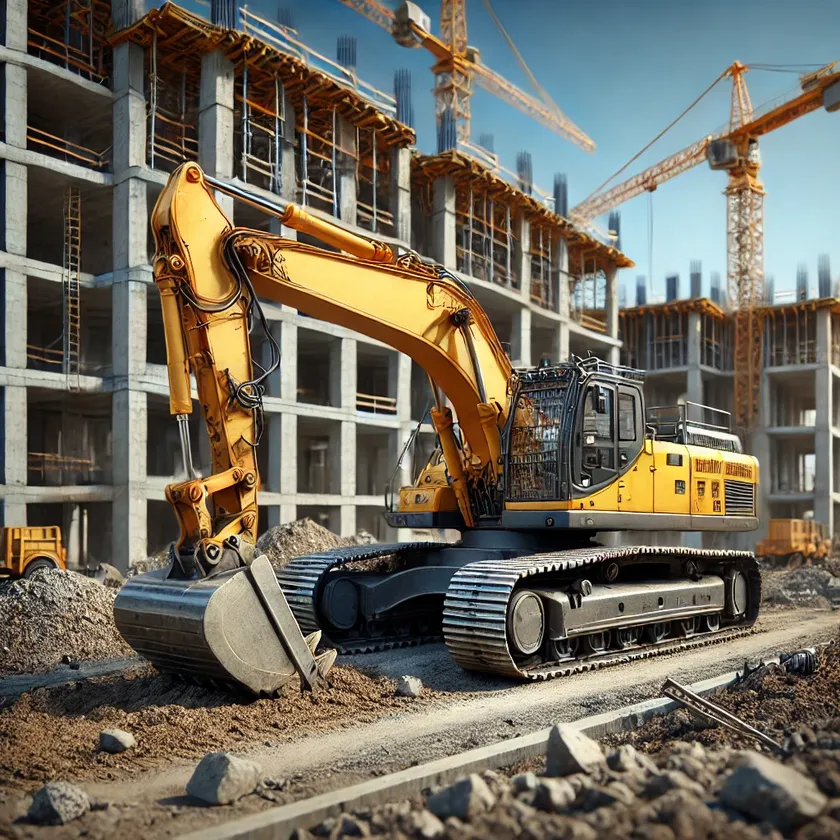
#> input picture hw_2/DALL_1.webp, 840 x 840 px, shrunk from 1024 x 1024 before the run, found by its file name
$ python num_hw_2.py
#> lines starting #> are read from the running program, lines starting #| are printed output that depends on the picture
# -*- coding: utf-8 -*-
"""num_hw_2.ipynb

Automatically generated by Colab.

Original file is located at
    https://colab.research.google.com/drive/16KWJsi40RsdEIml3wKm6Ax_tWmvs519A

Необхідні бібліотеки:
"""

import matplotlib.pyplot as plt
import matplotlib.image as mpimg

"""2. Виведіть зображення в Colab за допомогою функції imread з бібліотеки matplotlib."""

# Завантаження та показ зображення

images = ['/content/DALL_1.webp', '/content/DALL_2.webp', '/content/DALL_3.webp']

for img_path in images:
    img = mpimg.imread(img_path)
#> img is the input picture: shape (840, 840, 3); mean R, G, B 113.3, 107.9, 94.7
    plt.imshow(img)
    plt.axis('off')
    plt.show()
#> pass 2 of the loop `for img_path in images:`:
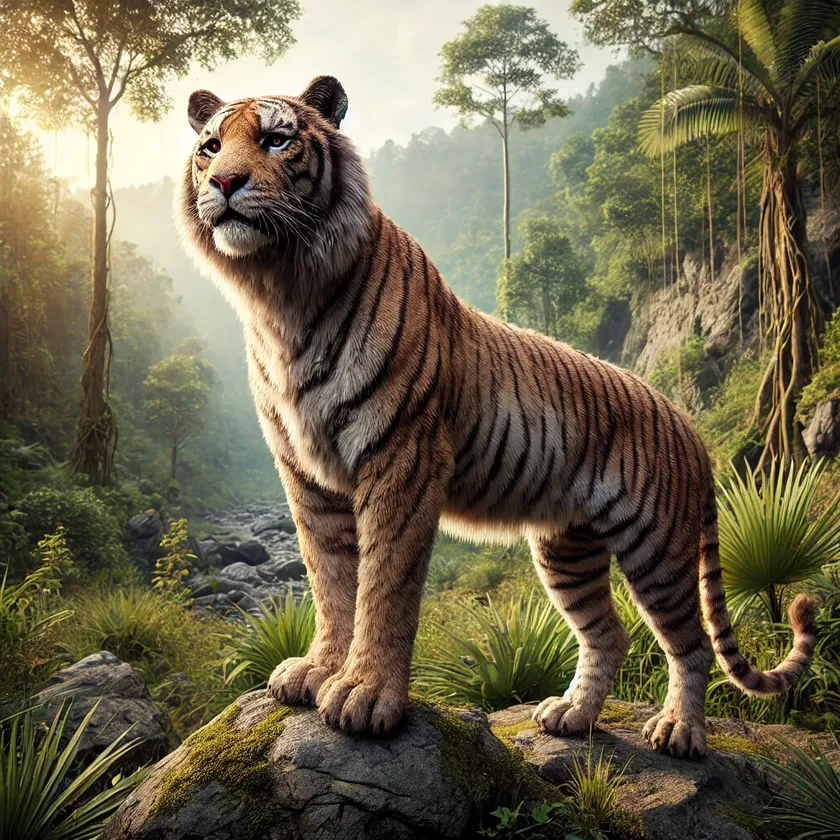
#> input picture hw_2/DALL_2.webp, 840 x 840 px, shrunk from 1024 x 1024 before the run, found by its file name
#> img is the input picture: shape (840, 840, 3); mean R, G, B 111.1, 102.8, 78
#> pass 3 of the loop `for img_path in images:`:
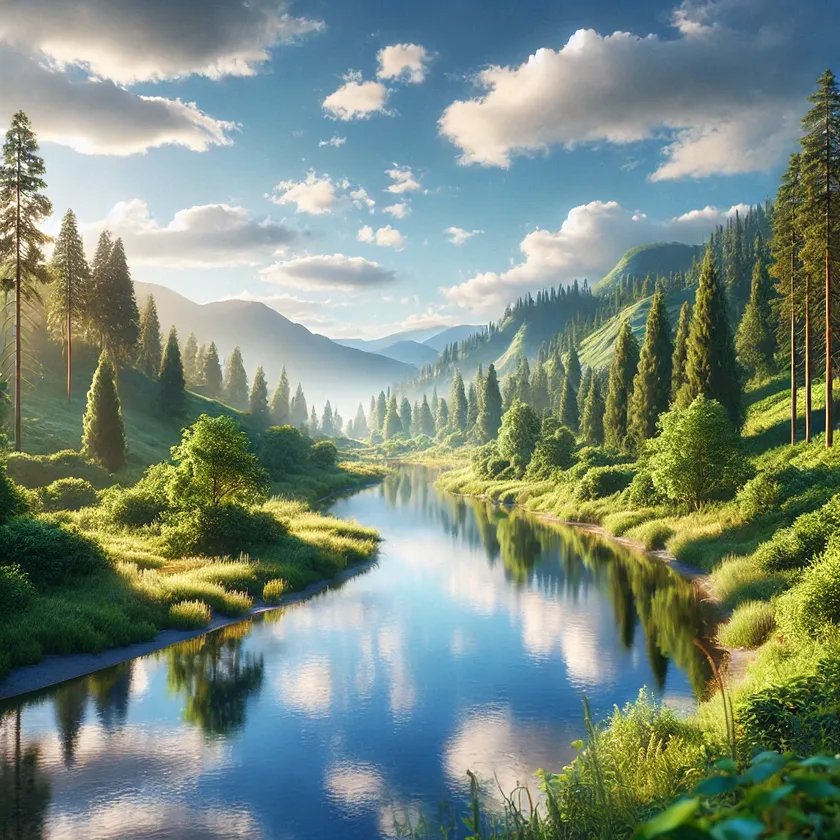
#> input picture hw_2/DALL_3.webp, 840 x 840 px, shrunk from 1024 x 1024 before the run, found by its file name
#> img is the input picture: shape (840, 840, 3); mean R, G, B 122.5, 139.2, 125.6

"""3. Визначить розмір зображення за допомогою функції shape."""

# Виведення розміру зображення
images = ['/content/DALL_1.webp', '/content/DALL_2.webp', '/content/DALL_3.webp']
for img_path in images:
  print("Розмір зображення:", img.shape)

"""4. В 2D-матрицю"""

# Згладжування зображення в 2D-матрицю

for img_path in images:
  # Визначення розмірів зображення
  height, width, channels = img.shape
  print(f"Original shape: {img.shape}")

  # Згладжування зображення в 2D-матрицю
  flat_image = img.reshape(height, width * channels)
  print(f"Reshaped to 2D: {flat_image.shape}")
#> this loop made 3 passes
#> pass 1, `flat_image = img.reshape(height, width * channels)`:
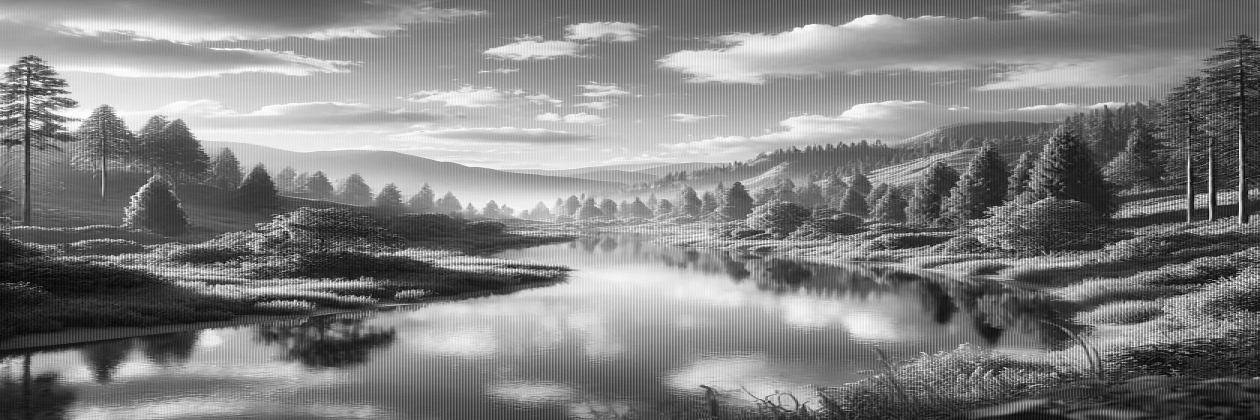
#> flat_image: shape (840, 2520) (shown at 1/2 size); min 0, max 255, mean 129.1

"""5. Застосуйте SVD декомпозицію за допомогою функції svd з бібліотеки numpy."""

import numpy as np
from numpy.linalg import svd


for img_path in images:

  print(f"\nОбробка файлу: {img_path}")

  # Визначення розмірів зображення
  height, width, channels = img.shape

  # Згладжування зображення в 2D-матрицю
  flat_image = img.reshape(height, width * channels)

  # Застосування SVD
  U, S, Vt = svd(flat_image, full_matrices=False)

  # Виведення результатів
  print("Розмір матриці U:", U.shape)
  print("Розмір матриці S:", S.shape)
  print("Розмір матриці Vt:", Vt.shape)
#> this loop made 3 passes
#> pass 1, `U, S, Vt = svd(flat_image, full_matrices=False)`:
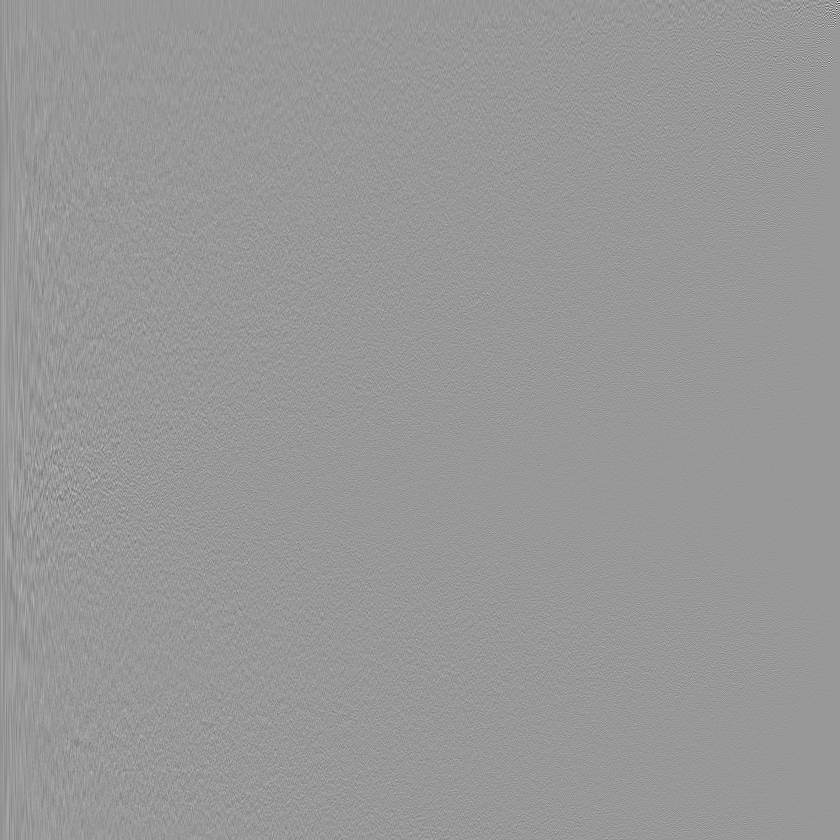
#> U: shape (840, 840) float64; min -0.728, max 0.493, mean -3.3e-05; drawn with min black and max white
#> pass 1, `U, S, Vt = svd(flat_image, full_matrices=False)`:
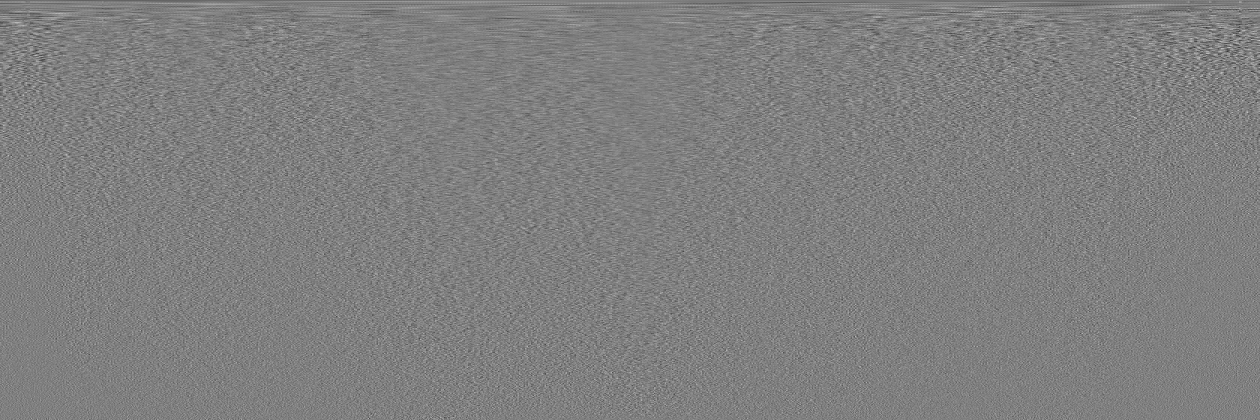
#> Vt: shape (840, 2520) float64 (shown at 1/2 size); min -0.127, max 0.126, mean -2.86e-05; drawn with min black and max white

"""6. Візуалізація перші k

"""

# Список зображень
images = ['/content/DALL_1.webp', '/content/DALL_2.webp', '/content/DALL_3.webp']

# Виберіть кількість значень для візуалізації
k = 50

for img_path in images:
    print(f"\nОбробка файлу: {img_path}")

    # Завантаження зображення
    img = mpimg.imread(img_path)

    # Визначення розмірів зображення
    height, width, channels = img.shape

    # Згладжування зображення в 2D-матрицю
    flat_image = img.reshape(height, width * channels)
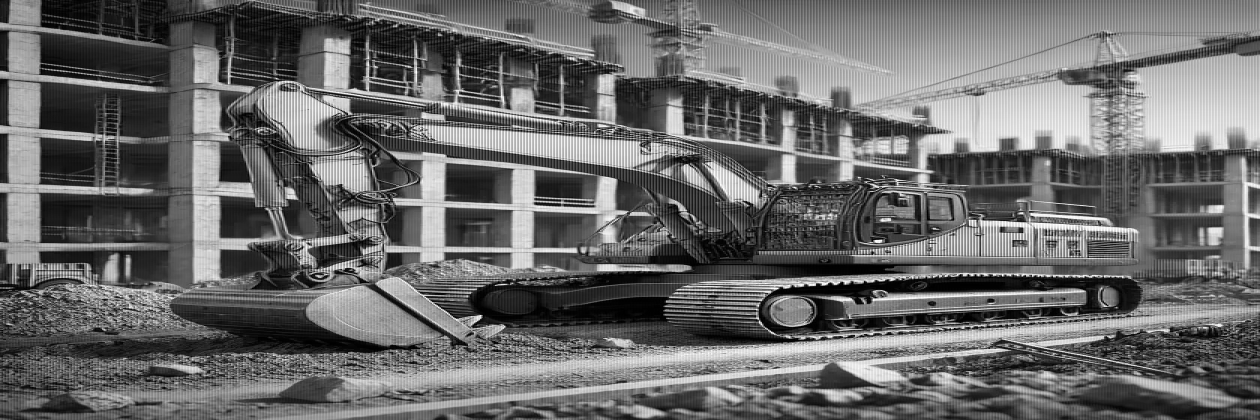
#> flat_image: shape (840, 2520) (shown at 1/2 size); min 0, max 255, mean 105.3

    # Застосування SVD
    U, S, Vt = svd(flat_image, full_matrices=False)
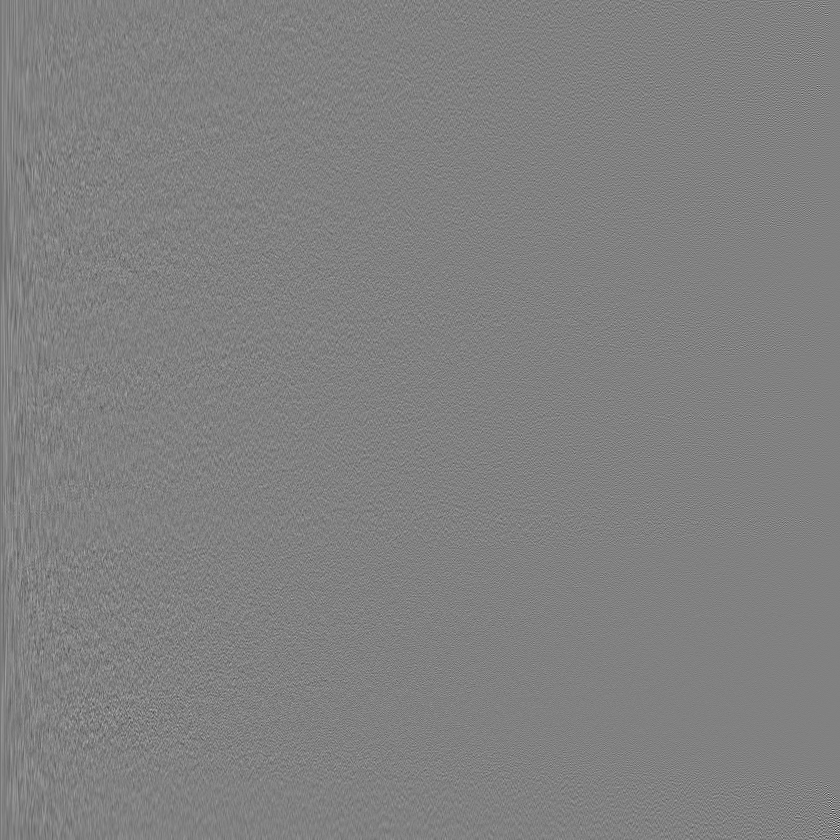
#> U: shape (840, 840) float64; min -0.471, max 0.458, mean -2.99e-05; drawn with min black and max white
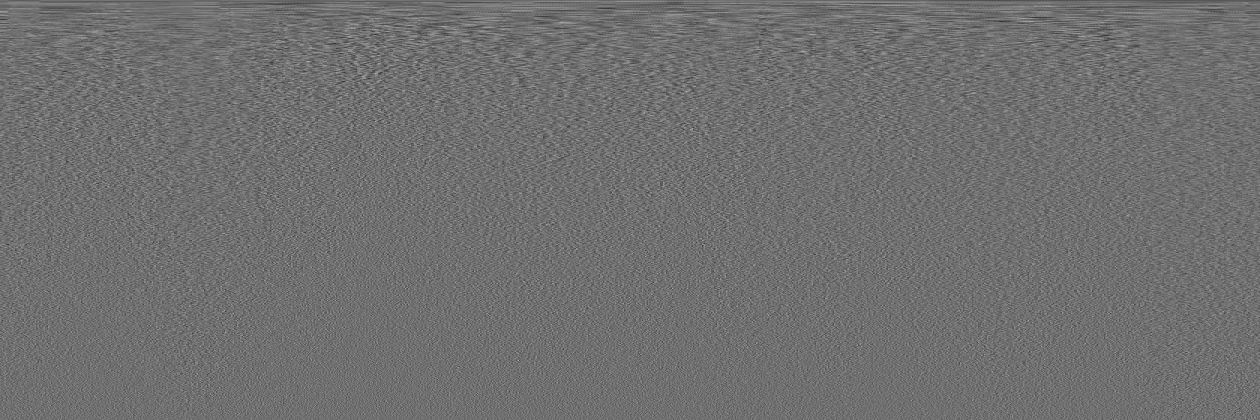
#> Vt: shape (840, 2520) float64 (shown at 1/2 size); min -0.107, max 0.137, mean -2.75e-05; drawn with min black and max white
#> S = 840 values, max 158966 at index 0, min 19.88 at index 839, mean 1442.1

    # Візуалізація перших k значень матриці Σ
    plt.plot(np.arange(k), S[:k])
    plt.title(f'Перші {k} значень сингулярних значень для {img_path}')
    plt.xlabel('Індекс')
    plt.ylabel('Сингулярні значення')
    plt.show()
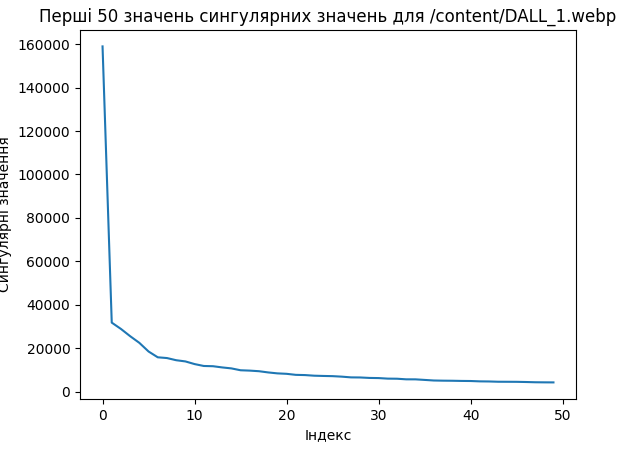
#> figure drawn by matplotlib, 1 panel; curve peaks at x = 0, y = 158966
#> pass 2 of the loop `for img_path in images:`:
#> `U, S, Vt = svd(flat_image, full_matrices=False)`:
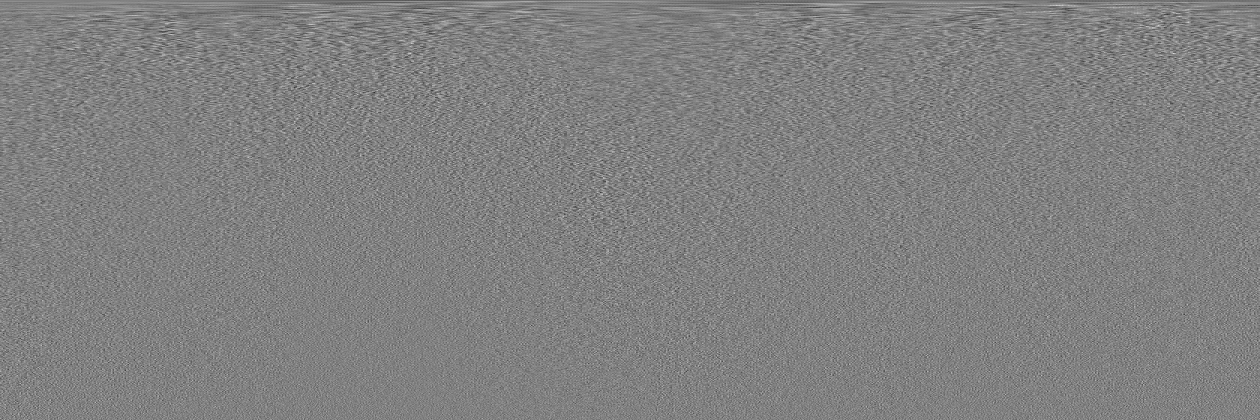
#> Vt: shape (840, 2520) float64 (shown at 1/2 size); min -0.111, max 0.108, mean -1.67e-05; drawn with min black and max white
#> S = 840 values, max 154776.3 at index 0, min 30.92 at index 839, mean 1268.8
#> `plt.show()`:
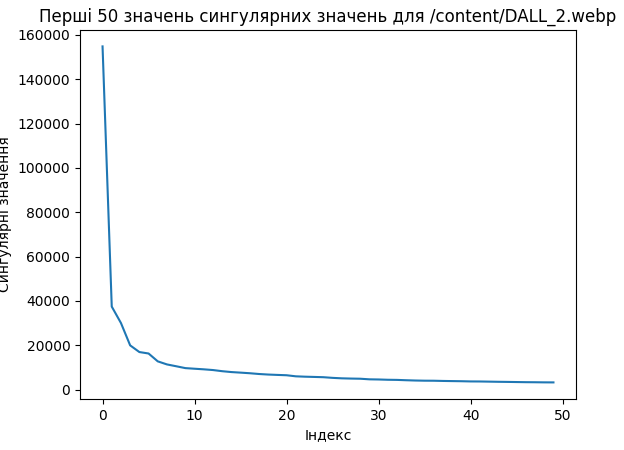
#> figure drawn by matplotlib, 1 panel; curve peaks at x = 0, y = 154776.3
#> pass 3 of the loop `for img_path in images:`:
#> S = 840 values, max 195758.8 at index 0, min 11.52 at index 839, mean 1141.9
#> `plt.show()`:
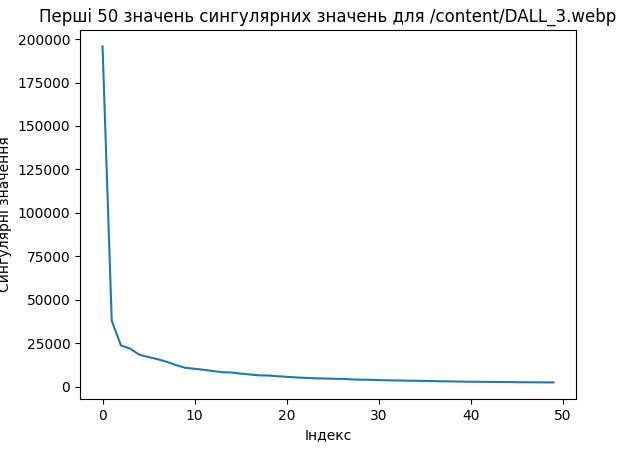
#> figure drawn by matplotlib, 1 panel; curve peaks at x = 0, y = 195758.8

# Список зображень
images = ['/content/DALL_1.webp', '/content/DALL_2.webp', '/content/DALL_3.webp']

# Виберіть кількість значень для стиснення
k = 100

for img_path in images:
    print(f"\nОбробка файлу: {img_path}")

    # Завантаження зображення
    img = mpimg.imread(img_path)

    # Визначення розмірів зображення
    height, width, channels = img.shape

    # Згладжування зображення в 2D-матрицю
    flat_image = img.reshape(height, width * channels)

    # Застосування усіченого SVD
#> (the run stopped early here; a loop or call above may not have finished)
